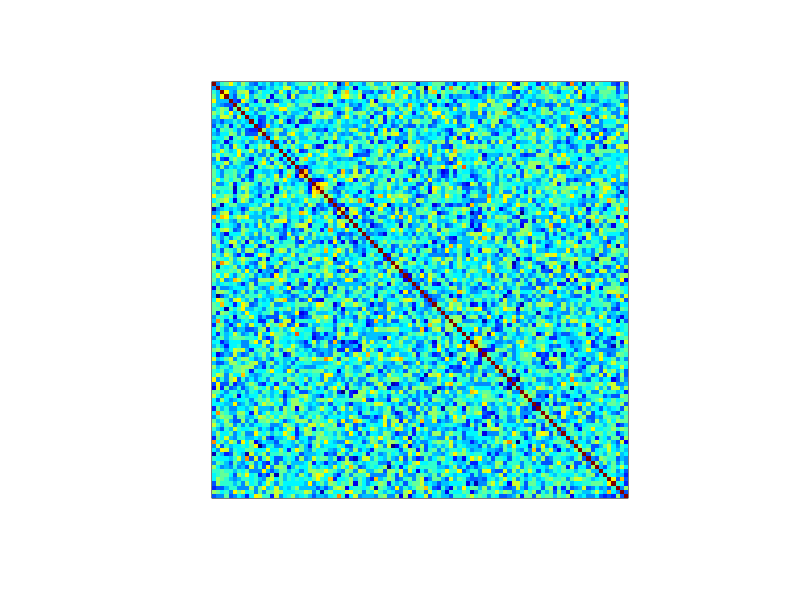
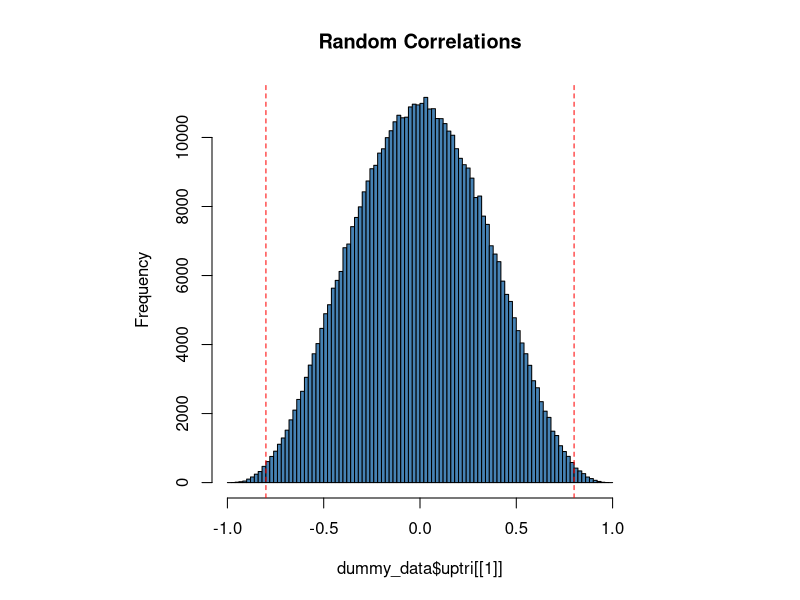
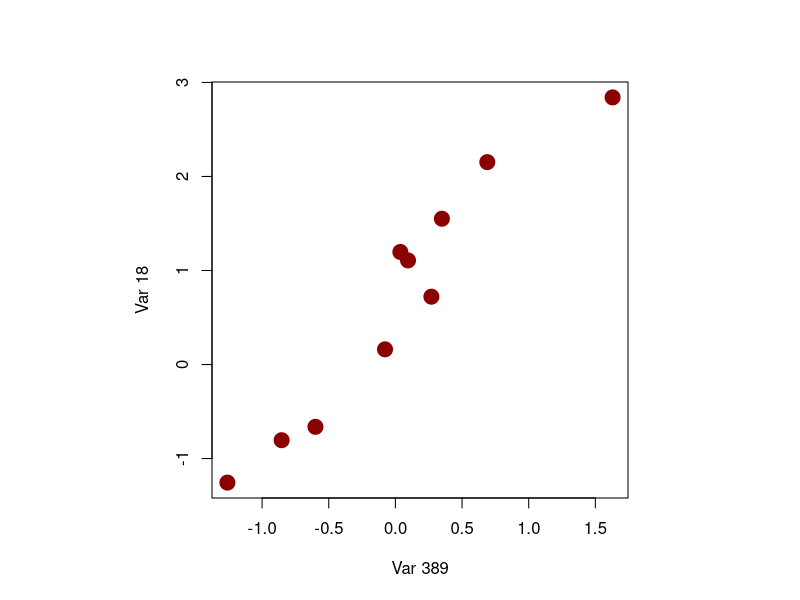
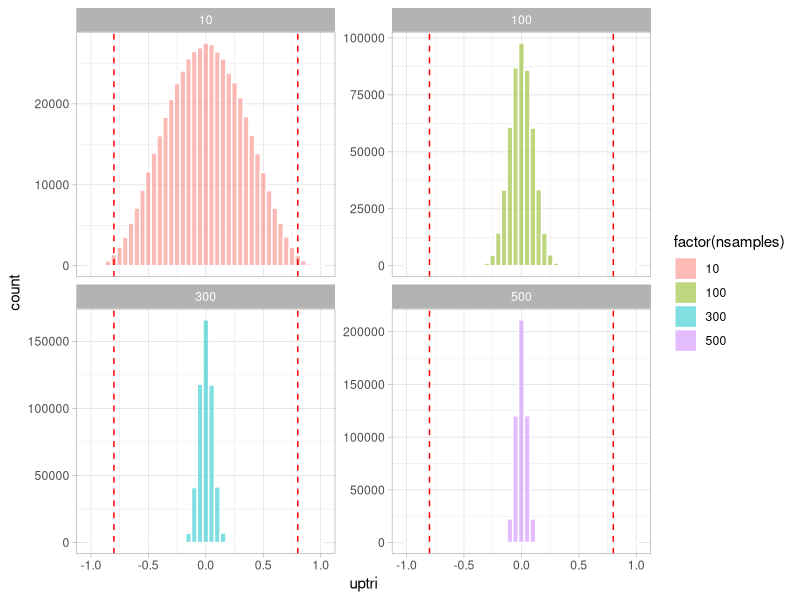

Write the R code that produced these figures, in order.
## ---- chunk 1
knitr::opts_chunk$set(echo = TRUE, warning = FALSE, message = FALSE)
## ---- chunk 2
library(tidyverse)
## ---- chunk 3
## Random expression data matrix

dummy_data <- tibble(nsamples = seq(10,500,10)) %>% 
  mutate(DM = map(nsamples,~matrix(rnorm(1000*.x), ncol = 1000)))


head(dummy_data)
## ---- chunk 4
dummy_data <- dummy_data %>% 
  mutate(varCorr = map(DM,~cor(.x)))
## ---- chunk 5
dim(dummy_data$varCorr[[3]])

jet.colors <- colorRampPalette(c("#00007F", "blue", "#007FFF", "cyan", "#7FFF7F", "yellow", "#FF7F00", "red", "#7F0000"))

par(pty="s")
image(t(dummy_data$varCorr[[3]][1:100,100:1]), xaxt = "n", yaxt = "n", col = jet.colors(20))
## ---- chunk 6
dummy_data <- dummy_data %>% 
  mutate(uptri = map(varCorr,~.x[upper.tri(.x)]))
## ---- chunk 7
hist(dummy_data$uptri[[1]], 
     col = "steelblue", 
     breaks = 100,
     main = "Random Correlations")
abline(v = c(-0.8,0.8), col = "red", lty = 2)
## ---- chunk 8
range(dummy_data$uptri[[1]])
## ---- chunk 9
highcorrid <- which(dummy_data$varCorr[[1]] > 0.95 & dummy_data$varCorr[[1]] != 1, arr.ind = TRUE)
highcorrid
## ---- chunk 10
par(pty="s")
plot(dummy_data$DM[[1]][,highcorrid[1,1]],dummy_data$DM[[1]][,highcorrid[1,2]], 
     xlab = paste0("Var ",highcorrid[1,1]), 
     ylab = paste0("Var ",highcorrid[1,2]),
     col = "darkred", pch = 19, cex = 2)
## ---- chunk 11
dummy_data %>% 
  filter(nsamples %in% c(10,100,300, 500)) %>% 
  select(nsamples, uptri) %>% 
  unnest(uptri) %>% 
  ggplot() + 
  geom_histogram(aes(x = uptri, fill = factor(nsamples)), alpha = 0.5, col = "white", binwidth = 0.05) + 
  geom_vline(xintercept = c(-0.8,0.8), col  ="red", lty = 2) + 
  facet_wrap(vars(nsamples), scales = "free_y") + 
  theme_light()
## ---- chunk 12
## Tool of r functions

## t.test
## performs a t test. 
## To get the help ?t.test

